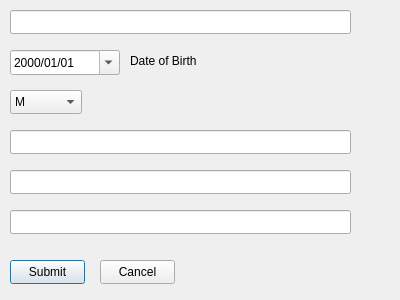
<?xml version="1.0" encoding="UTF-8"?>
<ui version="4.0">
 <class>AddPatientDialog</class>
 <widget class="QDialog" name="AddPatientDialog">
  <property name="geometry">
   <rect>
    <x>0</x>
    <y>0</y>
    <width>400</width>
    <height>300</height>
   </rect>
  </property>
  <property name="windowTitle">
   <string>AddPatientDialog</string>
  </property>
  <widget class="QLineEdit" name="nameEdit">
   <property name="geometry">
    <rect>
     <x>10</x>
     <y>10</y>
     <width>341</width>
     <height>24</height>
    </rect>
   </property>
   <property name="text">
    <string/>
   </property>
  </widget>
  <widget class="QComboBox" name="sexEdit">
   <property name="geometry">
    <rect>
     <x>10</x>
     <y>90</y>
     <width>72</width>
     <height>24</height>
    </rect>
   </property>
   <item>
    <property name="text">
     <string>M</string>
    </property>
   </item>
   <item>
    <property name="text">
     <string>F</string>
    </property>
   </item>
  </widget>
  <widget class="QLineEdit" name="ohipEdit">
   <property name="geometry">
    <rect>
     <x>10</x>
     <y>130</y>
     <width>341</width>
     <height>24</height>
    </rect>
   </property>
  </widget>
  <widget class="QLineEdit" name="addressEdit">
   <property name="geometry">
    <rect>
     <x>10</x>
     <y>170</y>
     <width>341</width>
     <height>24</height>
    </rect>
   </property>
  </widget>
  <widget class="QLineEdit" name="emailEdit">
   <property name="geometry">
    <rect>
     <x>10</x>
     <y>210</y>
     <width>341</width>
     <height>24</height>
    </rect>
   </property>
  </widget>
  <widget class="QPushButton" name="submit">
   <property name="geometry">
    <rect>
     <x>10</x>
     <y>260</y>
     <width>75</width>
     <height>24</height>
    </rect>
   </property>
   <property name="text">
    <string>Submit</string>
   </property>
  </widget>
  <widget class="QPushButton" name="cancel">
   <property name="geometry">
    <rect>
     <x>100</x>
     <y>260</y>
     <width>75</width>
     <height>24</height>
    </rect>
   </property>
   <property name="text">
    <string>Cancel</string>
   </property>
  </widget>
  <widget class="QDateEdit" name="dateEdit">
   <property name="geometry">
    <rect>
     <x>10</x>
     <y>50</y>
     <width>110</width>
     <height>25</height>
    </rect>
   </property>
   <property name="displayFormat">
    <string>yyyy/MM/dd</string>
   </property>
   <property name="calendarPopup">
    <bool>true</bool>
   </property>
  </widget>
  <widget class="QLabel" name="label">
   <property name="geometry">
    <rect>
     <x>130</x>
     <y>50</y>
     <width>71</width>
     <height>21</height>
    </rect>
   </property>
   <property name="text">
    <string>Date of Birth</string>
   </property>
  </widget>
 </widget>
 <resources/>
 <connections/>
</ui>
